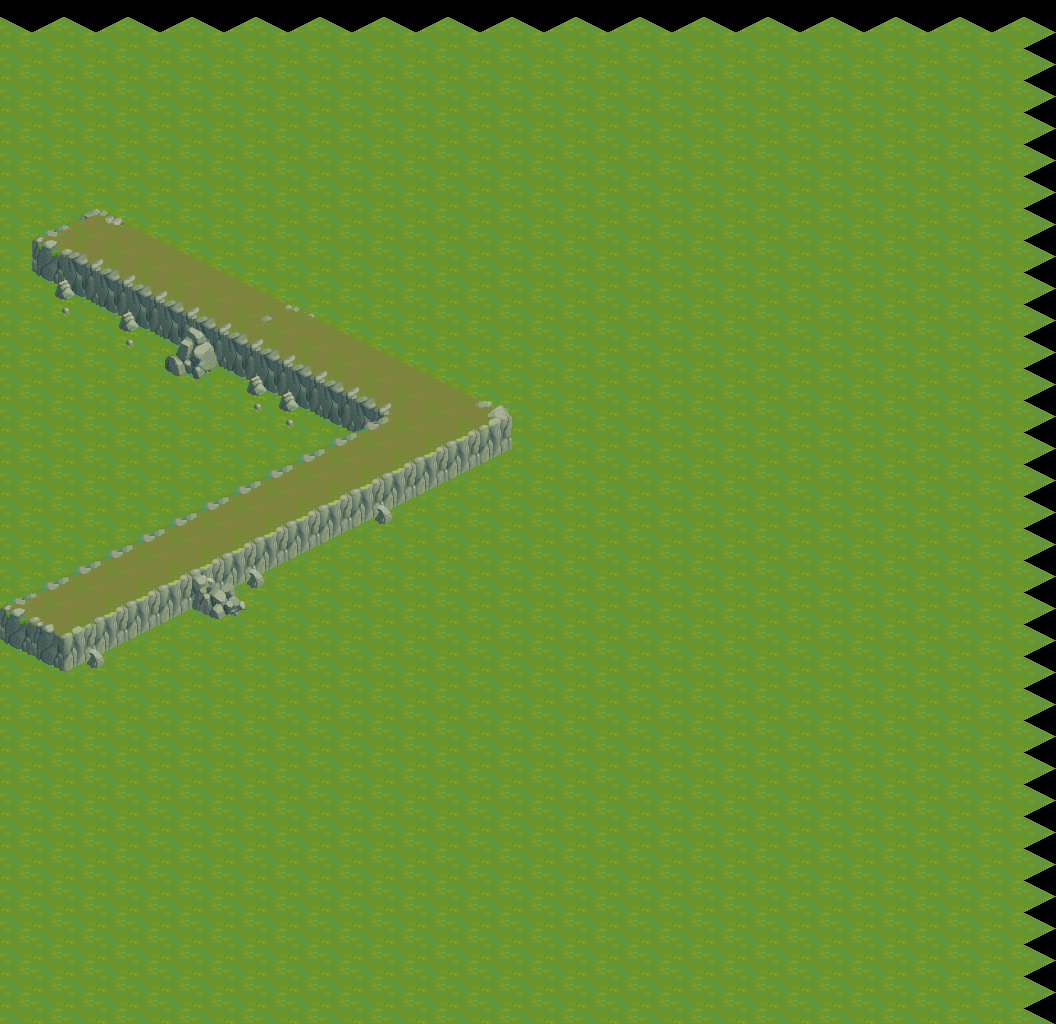

Rendered tile map (Tiled .tmx) drawn with the repository's tilesets; below, a short description and the map source with its tile grids summarised:
An orthogonal 33x64 tile map with 32x16 px tiles, 2 tile layers (tiles, tiles2) and 11 objects.

<map version="1.0" orientation="orthogonal" renderorder="right-down" width="33" height="64" tilewidth="32" tileheight="16" nextobjectid="31">
 <tileset firstgid="1" name="dotaTiles" tilewidth="64" tileheight="64" tilecount="120">
  <tileoffset x="-32" y="32" />
  <image source="dotaTiles.png" width="640" height="768" />
 </tileset>
 <layer name="tiles" width="33" height="64">
  <data>[2112 cells, 1056 non-empty, 1 distinct tile ids]</data>
 </layer>
 <layer name="tiles2" width="33" height="64">
  <data>[2112 cells, 59 non-empty, 13 distinct tile ids]</data>
 </layer>
 <objectgroup name="obstacles" visible="0">
  <object id="1" x="0" y="0" width="1024" height="32" />
  <object id="2" x="0" y="32" width="32" height="960" />
  <object id="20" x="992" y="32" width="32" height="960" />
  <object id="21" x="0" y="992" width="1024" height="32" />
  <object id="22" x="32" y="224" width="58" height="448" />
  <object id="24" x="96" y="224" width="64" height="416" />
  <object id="25" x="160" y="256" width="64" height="360" />
  <object id="26" x="224" y="288" width="64" height="300" />
  <object id="28" x="289.333" y="318.667" width="93.3333" height="241.333" />
  <object id="29" x="382.667" y="366.667" width="100" height="142.667" />
 </objectgroup>
 <objectgroup name="units" visible="0">
  <object id="30" x="676" y="429.333">
   <properties>
    <property name="unit" value="Drow Ranger" />
   </properties>
  </object>
 </objectgroup>
</map>